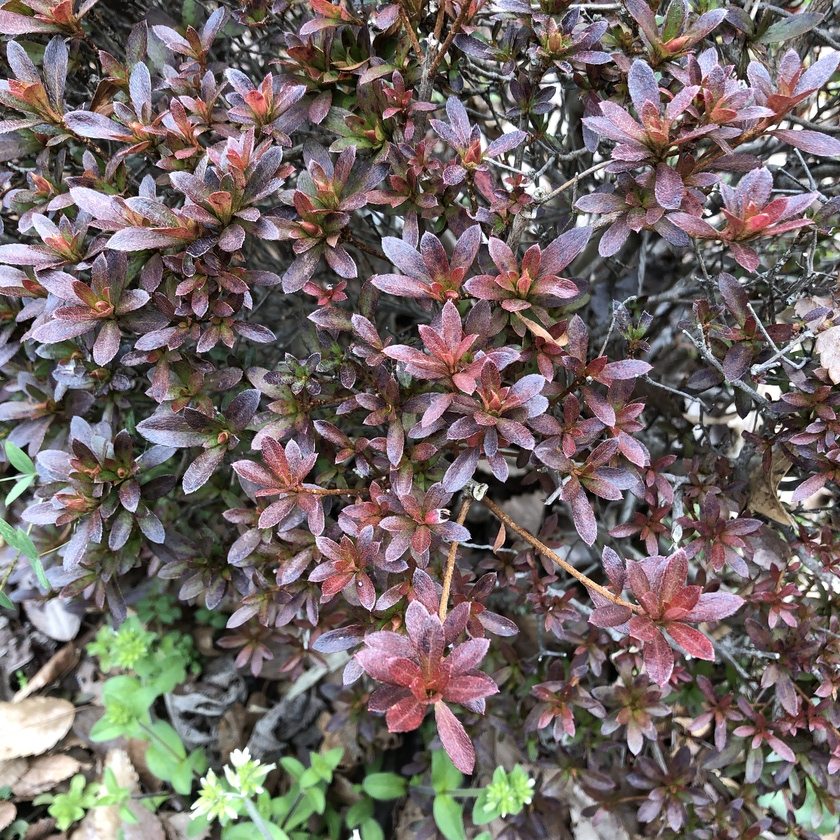
#> input picture analyze_histogram/pictures/plant_aegis/009.jpg, 840 x 840 px, shrunk from 3024 x 3024 before the run, found by its file name; its folder holds only this picture in this run
$ python hist.py
#> lines starting #> are read from the running program, lines starting #| are printed output that depends on the picture
# Python 3.7.1
# OpenCV 4.0.0.21

import cv2
import matplotlib.pyplot as plt

dirpath = "../pictures/plant_aegis/"
print("input image file name")
filename = input()
#> the answer given: ../pictures/plant_aegis/009.jpg
filepath = dirpath+filename
print(filepath)

def show_histogram(image):
	# gray scale
	if image.ndim == 2:
		plt.hist(image.lavel(), bins=256, density=True, range=(0, 255), fc="k")
		plt.savefig("test.png")

	# color
	elif image.ndim == 3:
		plt.subplots_adjust(hspace=0.3)
		plt.figure(figsize=(16,9))

		plt.subplot(3,1,1)
		plt.hist(image[:,:,0].ravel(), bins=256, density=True, range=(0, 255), fc="b")
		plt.xlim(0, 255)
		plt.ylim(0, 0.02)

		plt.subplot(3,1,2)
		plt.hist(image[:,:,1].ravel(), bins=256, density=True, range=(0, 255), fc="g")
		plt.xlim(0, 255)
		plt.ylim(0, 0.02)

		plt.subplot(3,1,3)
		plt.hist(image[:,:,2].ravel(), bins=256, density=True, range=(0, 255), fc="r")
		plt.xlim(0, 255)
		plt.ylim(0, 0.02)

		plt.savefig("test.png")

if __name__ == "__main__":
	image = cv2.imread(filepath)
#> image is the input picture: shape (840, 840, 3); mean B, G, R 102.2, 103.9, 115
	show_histogram(image)
#> in show_histogram, `plt.savefig("test.png")`:
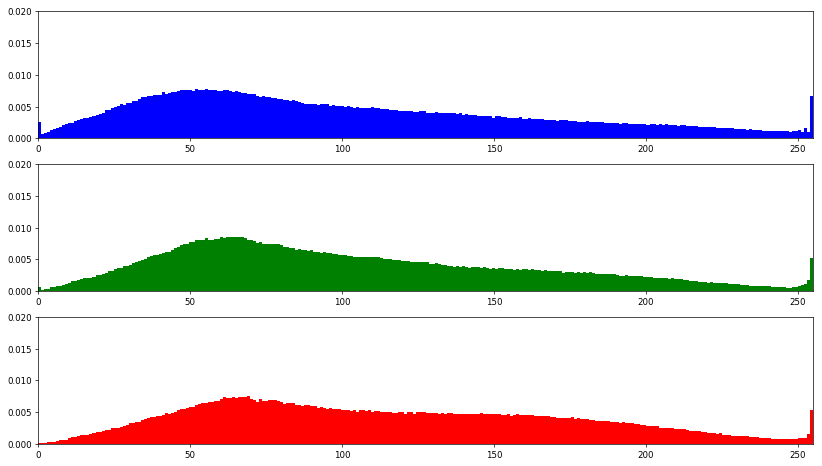
#> figure drawn by matplotlib, 3 panels; panel 1: tallest bar 0.00778 high, from x = 54.79 to 55.78; panel 2: tallest bar 0.0086 high, from x = 62.75 to 63.75; panel 3: tallest bar 0.00752 high, from x = 68.73 to 69.73
